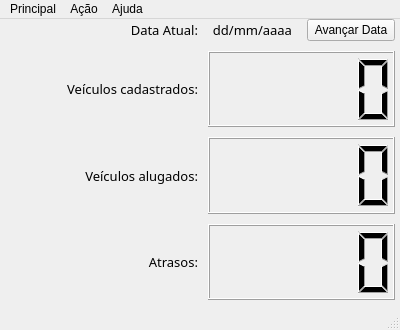
<?xml version="1.0" encoding="UTF-8"?>
<ui version="4.0">
 <class>MainWindow</class>
 <widget class="QMainWindow" name="MainWindow">
  <property name="geometry">
   <rect>
    <x>0</x>
    <y>0</y>
    <width>400</width>
    <height>330</height>
   </rect>
  </property>
  <property name="windowTitle">
   <string>RentalCar</string>
  </property>
  <widget class="QWidget" name="centralwidget">
   <widget class="QWidget" name="verticalLayoutWidget">
    <property name="geometry">
     <rect>
      <x>10</x>
      <y>0</y>
      <width>385</width>
      <height>281</height>
     </rect>
    </property>
    <layout class="QVBoxLayout" name="verticalLayout">
     <item>
      <layout class="QGridLayout" name="gridLayout">
       <property name="spacing">
        <number>10</number>
       </property>
       <item row="0" column="0">
        <widget class="QLabel" name="dataLabel">
         <property name="font">
          <font>
           <family>Monospac821 BT</family>
           <pointsize>10</pointsize>
          </font>
         </property>
         <property name="layoutDirection">
          <enum>Qt::LeftToRight</enum>
         </property>
         <property name="text">
          <string>Data Atual:</string>
         </property>
         <property name="textFormat">
          <enum>Qt::AutoText</enum>
         </property>
         <property name="alignment">
          <set>Qt::AlignRight|Qt::AlignTrailing|Qt::AlignVCenter</set>
         </property>
         <property name="wordWrap">
          <bool>false</bool>
         </property>
         <property name="openExternalLinks">
          <bool>false</bool>
         </property>
        </widget>
       </item>
       <item row="2" column="0">
        <widget class="QLabel" name="alugadosLabel">
         <property name="font">
          <font>
           <family>Monospac821 BT</family>
           <pointsize>10</pointsize>
          </font>
         </property>
         <property name="layoutDirection">
          <enum>Qt::LeftToRight</enum>
         </property>
         <property name="text">
          <string>Veículos alugados:</string>
         </property>
         <property name="textFormat">
          <enum>Qt::AutoText</enum>
         </property>
         <property name="alignment">
          <set>Qt::AlignRight|Qt::AlignTrailing|Qt::AlignVCenter</set>
         </property>
         <property name="wordWrap">
          <bool>false</bool>
         </property>
         <property name="openExternalLinks">
          <bool>false</bool>
         </property>
        </widget>
       </item>
       <item row="3" column="1">
        <widget class="QLCDNumber" name="atrasosLCD"/>
       </item>
       <item row="1" column="0">
        <widget class="QLabel" name="cadastradosLabel">
         <property name="font">
          <font>
           <family>Monospac821 BT</family>
           <pointsize>10</pointsize>
          </font>
         </property>
         <property name="layoutDirection">
          <enum>Qt::LeftToRight</enum>
         </property>
         <property name="text">
          <string>Veículos cadastrados:</string>
         </property>
         <property name="textFormat">
          <enum>Qt::AutoText</enum>
         </property>
         <property name="alignment">
          <set>Qt::AlignRight|Qt::AlignTrailing|Qt::AlignVCenter</set>
         </property>
         <property name="wordWrap">
          <bool>false</bool>
         </property>
         <property name="openExternalLinks">
          <bool>false</bool>
         </property>
        </widget>
       </item>
       <item row="2" column="1">
        <widget class="QLCDNumber" name="alugadosLCD"/>
       </item>
       <item row="0" column="1">
        <layout class="QHBoxLayout" name="horizontalLayout_2">
         <item>
          <widget class="QLabel" name="dataText">
           <property name="font">
            <font>
             <family>Monospac821 BT</family>
             <pointsize>10</pointsize>
            </font>
           </property>
           <property name="layoutDirection">
            <enum>Qt::LeftToRight</enum>
           </property>
           <property name="text">
            <string>dd/mm/aaaa</string>
           </property>
           <property name="textFormat">
            <enum>Qt::AutoText</enum>
           </property>
           <property name="alignment">
            <set>Qt::AlignCenter</set>
           </property>
           <property name="wordWrap">
            <bool>false</bool>
           </property>
           <property name="openExternalLinks">
            <bool>false</bool>
           </property>
          </widget>
         </item>
         <item>
          <widget class="QPushButton" name="pushButton">
           <property name="text">
            <string>Avançar Data</string>
           </property>
          </widget>
         </item>
        </layout>
       </item>
       <item row="3" column="0">
        <widget class="QLabel" name="atrasosLabel">
         <property name="font">
          <font>
           <family>Monospac821 BT</family>
           <pointsize>10</pointsize>
          </font>
         </property>
         <property name="layoutDirection">
          <enum>Qt::LeftToRight</enum>
         </property>
         <property name="text">
          <string>Atrasos:</string>
         </property>
         <property name="textFormat">
          <enum>Qt::AutoText</enum>
         </property>
         <property name="alignment">
          <set>Qt::AlignRight|Qt::AlignTrailing|Qt::AlignVCenter</set>
         </property>
         <property name="wordWrap">
          <bool>false</bool>
         </property>
         <property name="openExternalLinks">
          <bool>false</bool>
         </property>
        </widget>
       </item>
       <item row="1" column="1">
        <widget class="QLCDNumber" name="cadastradosLCD"/>
       </item>
      </layout>
     </item>
    </layout>
   </widget>
  </widget>
  <widget class="QMenuBar" name="menubar">
   <property name="geometry">
    <rect>
     <x>0</x>
     <y>0</y>
     <width>400</width>
     <height>21</height>
    </rect>
   </property>
   <widget class="QMenu" name="menuPrincipal">
    <property name="title">
     <string>Principal</string>
    </property>
    <addaction name="actionTela_Inicial"/>
    <addaction name="actionConsultar"/>
    <addaction name="actionAdicionar"/>
    <addaction name="actionExcluir"/>
    <addaction name="separator"/>
    <addaction name="actionSair"/>
   </widget>
   <widget class="QMenu" name="menuAcao">
    <property name="title">
     <string>Ação</string>
    </property>
    <addaction name="actionAlugar"/>
    <addaction name="actionDevolver"/>
   </widget>
   <widget class="QMenu" name="menuAjuda">
    <property name="title">
     <string>Ajuda</string>
    </property>
    <addaction name="actionSobre"/>
   </widget>
   <addaction name="menuPrincipal"/>
   <addaction name="menuAcao"/>
   <addaction name="menuAjuda"/>
  </widget>
  <widget class="QStatusBar" name="statusbar"/>
  <action name="actionConsultar">
   <property name="text">
    <string>Consultar</string>
   </property>
   <property name="shortcut">
    <string>Ctrl+C</string>
   </property>
  </action>
  <action name="actionAdicionar">
   <property name="text">
    <string>Adicionar</string>
   </property>
   <property name="shortcut">
    <string>Ctrl+A</string>
   </property>
  </action>
  <action name="actionExcluir">
   <property name="text">
    <string>Excluir</string>
   </property>
   <property name="shortcut">
    <string>Ctrl+E</string>
   </property>
  </action>
  <action name="actionAlugar">
   <property name="text">
    <string>Alugar</string>
   </property>
   <property name="shortcut">
    <string>Ctrl+G</string>
   </property>
  </action>
  <action name="actionDevolver">
   <property name="text">
    <string>Devolver</string>
   </property>
   <property name="shortcut">
    <string>Ctrl+D</string>
   </property>
  </action>
  <action name="actionDicas">
   <property name="text">
    <string>Dicas</string>
   </property>
  </action>
  <action name="actionSobre">
   <property name="text">
    <string>Sobre</string>
   </property>
   <property name="shortcut">
    <string>Ctrl+H</string>
   </property>
  </action>
  <action name="actionSair">
   <property name="text">
    <string>Sair</string>
   </property>
   <property name="shortcut">
    <string>Ctrl+Q</string>
   </property>
  </action>
  <action name="actionTela_Inicial">
   <property name="text">
    <string>Tela Inicial</string>
   </property>
   <property name="shortcut">
    <string>Ctrl+Return</string>
   </property>
  </action>
 </widget>
 <resources/>
 <connections/>
</ui>
